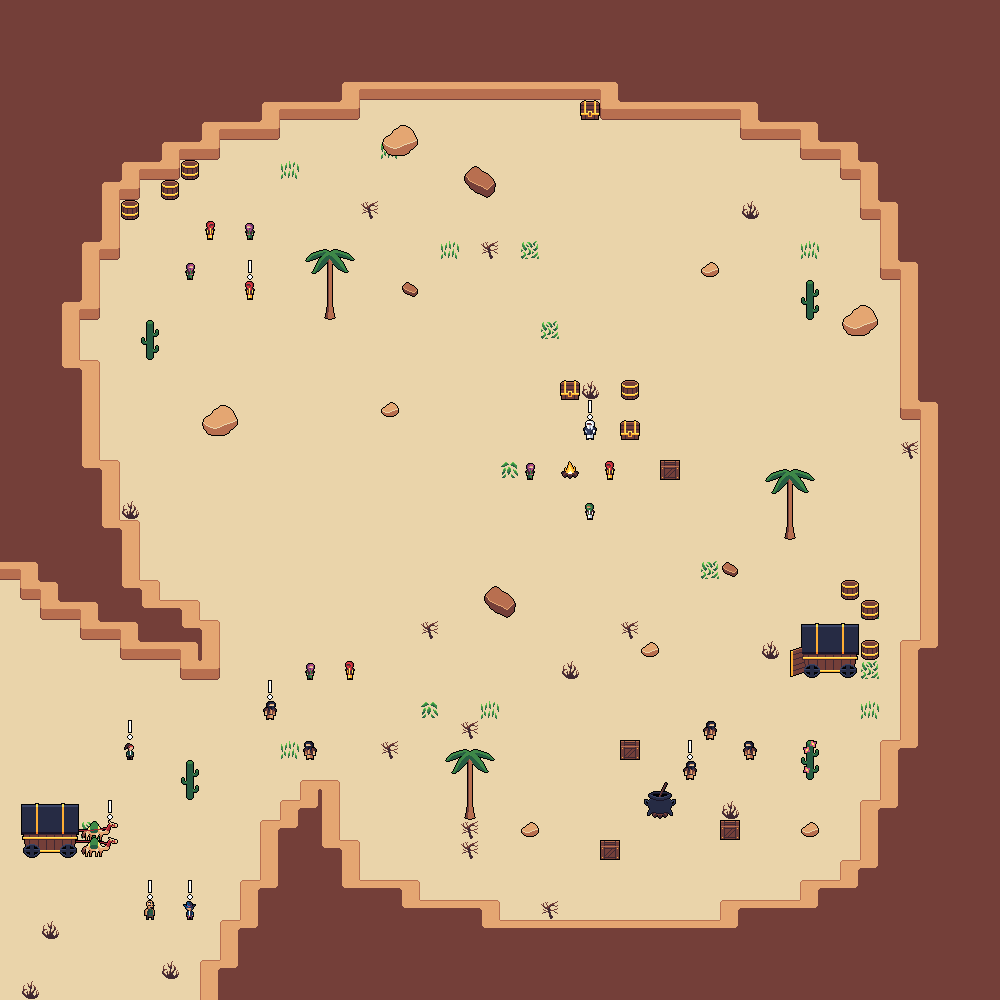

A level layout from a 2D game, rendered from its tile map. Below: a short description, then the map file with tile-grid data replaced by summaries:
An orthogonal 50x50 tile map with 20x20 px tiles, 6 tile layers (ground, floordecor, walls, interactables, ...) and 22 objects (13x loot, 4x battle, spawn, level, trader, ...).

<map version="1.10" tiledversion="1.10.2" orientation="orthogonal" renderorder="right-down" width="50" height="50" tilewidth="20" tileheight="20" infinite="0" nextlayerid="19" nextobjectid="65">
 <tileset firstgid="1" source="tileset.tsx" />
 <group id="10" name="Group 1">
  <layer id="1" name="ground" width="50" height="50">
   <data>[2500 cells, 2500 non-empty, 1 distinct tile ids]</data>
  </layer>
  <layer id="5" name="floordecor" width="50" height="50">
   <data>[2500 cells, 2500 non-empty, 6 distinct tile ids]</data>
  </layer>
  <layer id="2" name="walls" width="50" height="50">
   <data>[2500 cells, 900 non-empty, 13 distinct tile ids]</data>
  </layer>
  <layer id="9" name="interactables" width="50" height="50">
   <data>[2500 cells, 137 non-empty, 70 distinct tile ids]</data>
  </layer>
  <layer id="4" name="decor" width="50" height="50">
   <data>[2500 cells, 0 non-empty, 0 distinct tile ids]</data>
  </layer>
  <layer id="8" name="alerts" width="50" height="50">
   <data>[2500 cells, 8 non-empty, 1 distinct tile ids]</data>
  </layer>
  <objectgroup id="7" name="events">
   <object id="40" name="spawn" x="160" y="820" width="20" height="20" />
   <object id="41" name="level" x="100" y="820" width="20" height="20">
    <properties>
     <property name="description" value="ONWARDS!" />
     <property name="level" value="TUTORIAL" />
     <property name="stageclear" type="bool" value="true" />
    </properties>
   </object>
   <object id="42" name="trader" x="180" y="900" width="20" height="20" />
   <object id="43" name="blacksmith" x="140" y="900" width="20" height="20" />
   <object id="44" name="character" x="120" y="740" width="20" height="20">
    <properties>
     <property name="character" value="BREACH" />
     <property name="description" value="HELP ME COLLECT THIS BOUNTY WILL YA?" />
    </properties>
   </object>
   <object id="45" name="battle" x="260" y="700" width="20" height="20">
    <properties>
     <property name="description" value=" " />
     <property name="encounter" value="L4B1" />
     <property name="proximity" type="bool" value="true" />
    </properties>
   </object>
   <object id="46" name="battle" x="680" y="760" width="20" height="20">
    <properties>
     <property name="description" value=" " />
     <property name="encounter" value="L4B2" />
     <property name="proximity" type="bool" value="true" />
    </properties>
   </object>
   <object id="47" name="battle" x="240" y="280" width="20" height="20">
    <properties>
     <property name="description" value=" " />
     <property name="encounter" value="L4B3" />
     <property name="proximity" type="bool" value="true" />
    </properties>
   </object>
   <object id="48" name="battle" x="580" y="420" width="20" height="20">
    <properties>
     <property name="description" value=" " />
     <property name="encounter" value="L4B4" />
     <property name="proximity" type="bool" value="true" />
    </properties>
   </object>
   <object id="49" name="loot" x="620" y="380" width="20" height="20">
    <properties>
     <property name="description" value="ITS A BARREL." />
     <property name="loot" value="BARREL" />
    </properties>
   </object>
   <object id="50" name="loot" x="840" y="580" width="20" height="20">
    <properties>
     <property name="description" value="ITS A BARREL." />
     <property name="loot" value="BARREL" />
    </properties>
   </object>
   <object id="54" name="loot" x="860" y="600" width="20" height="20">
    <properties>
     <property name="description" value="ITS A BARREL." />
     <property name="loot" value="BARREL" />
    </properties>
   </object>
   <object id="55" name="loot" x="860" y="640" width="20" height="20">
    <properties>
     <property name="description" value="ITS A BARREL." />
     <property name="loot" value="BARREL" />
    </properties>
   </object>
   <object id="56" name="loot" x="180" y="160" width="20" height="20">
    <properties>
     <property name="description" value="ITS A BARREL." />
     <property name="loot" value="BARREL" />
    </properties>
   </object>
   <object id="57" name="loot" x="160" y="180" width="20" height="20">
    <properties>
     <property name="description" value="ITS A BARREL." />
     <property name="loot" value="BARREL" />
    </properties>
   </object>
   <object id="58" name="loot" x="120" y="200" width="20" height="20">
    <properties>
     <property name="description" value="ITS A BARREL." />
     <property name="loot" value="BARREL" />
    </properties>
   </object>
   <object id="59" name="loot" x="660" y="460" width="20" height="20">
    <properties>
     <property name="description" value="CONTAINS PRECIOUS FOOD!" />
     <property name="loot" value="CRATE" />
    </properties>
   </object>
   <object id="60" name="loot" x="720" y="820" width="20" height="20">
    <properties>
     <property name="description" value="CONTAINS PRECIOUS FOOD!" />
     <property name="loot" value="CRATE" />
    </properties>
   </object>
   <object id="61" name="loot" x="620" y="740" width="20" height="20">
    <properties>
     <property name="description" value="CONTAINS PRECIOUS FOOD!" />
     <property name="loot" value="CRATE" />
    </properties>
   </object>
   <object id="62" name="loot" x="600" y="840" width="20" height="20">
    <properties>
     <property name="description" value="CONTAINS PRECIOUS FOOD!" />
     <property name="loot" value="CRATE" />
    </properties>
   </object>
   <object id="63" name="loot" x="620" y="420" width="20" height="20">
    <properties>
     <property name="description" value="VALUABLES!" />
     <property name="loot" value="CHEST" />
    </properties>
   </object>
   <object id="64" name="loot" x="560" y="380" width="20" height="20">
    <properties>
     <property name="description" value="VALUABLES!" />
     <property name="loot" value="CHEST" />
    </properties>
   </object>
  </objectgroup>
 </group>
</map>
